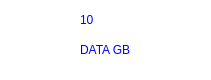
   <widget class="QFrame" name="frame_17">
    <property name="geometry">
     <rect>
      <x>910</x>
      <y>520</y>
      <width>211</width>
      <height>80</height>
     </rect>
    </property>
    <property name="styleSheet">
     <string notr="true">border-radius: 20px;
background: white;
box-shadow:  20px 20px 39px #bebebe,
             -20px -20px 39px #ffffff;</string>
    </property>
    <property name="frameShape">
     <enum>QFrame::StyledPanel</enum>
    </property>
    <property name="frameShadow">
     <enum>QFrame::Raised</enum>
    </property>
    <widget class="QLabel" name="label_57">
     <property name="geometry">
      <rect>
       <x>80</x>
       <y>10</y>
       <width>91</width>
       <height>20</height>
      </rect>
     </property>
     <property name="styleSheet">
      <string notr="true">font: 75 8pt &quot;Josefin Sans SemiBold&quot;;
color:BLUE
</string>
     </property>
     <property name="text">
      <string>10</string>
     </property>
    </widget>
    <widget class="QLabel" name="label_53">
     <property name="geometry">
      <rect>
       <x>80</x>
       <y>40</y>
       <width>81</width>
       <height>20</height>
      </rect>
     </property>
     <property name="styleSheet">
      <string notr="true">font: 75 8pt &quot;Josefin Sans SemiBold&quot;;
color:BLUE

</string>
     </property>
     <property name="text">
      <string>DATA GB</string>
     </property>
    </widget>
    <widget class="QLabel" name="label_54">
     <property name="geometry">
      <rect>
       <x>30</x>
       <y>10</y>
       <width>41</width>
       <height>51</height>
      </rect>
     </property>
     <property name="styleSheet">
      <string notr="true">image: url(:/newPrefix/931898-200.png);</string>
     </property>
     <property name="text">
      <string/>
     </property>
    </widget>
   </widget>
